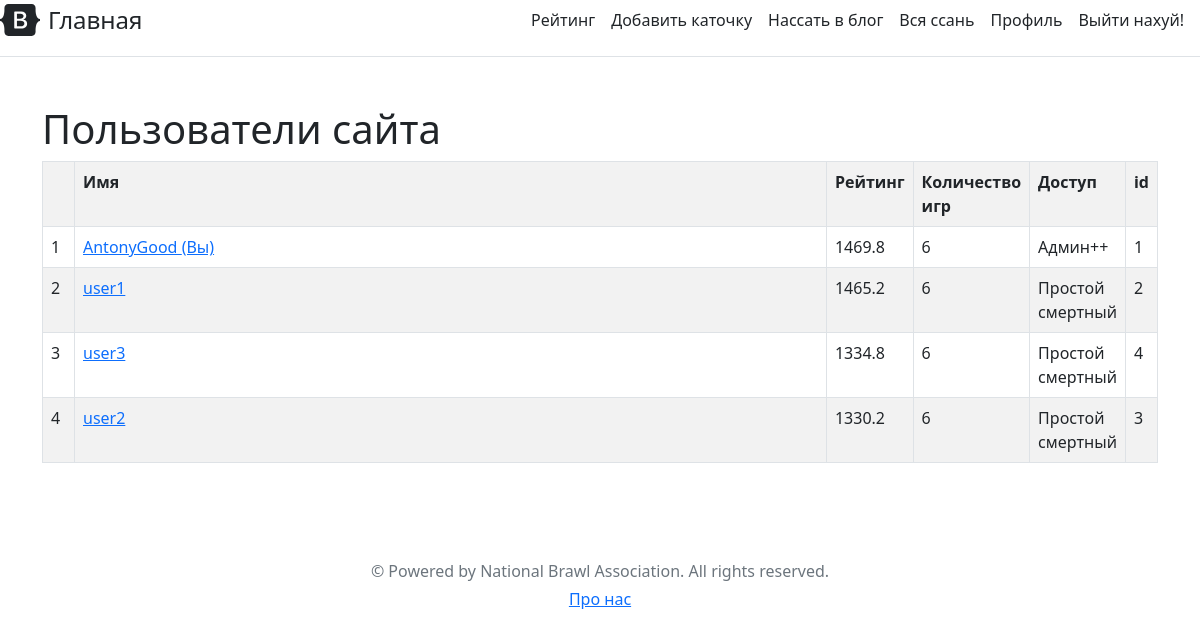
Screenshot of /users (signed in) with the database file from the repository.
### website/models.py (models this page shows, shortened)
class User(db.Model, UserMixin):
    id = db.Column(db.Integer, primary_key=True)
    name = db.Column(db.String(20), nullable=False)
    password = db.Column(db.String, nullable=False)
    date = db.Column(db.DateTime(timezone=True), default=datetime.datetime.utcnow)
    rating = db.Column(db.Float, default=1400.0)
    rating_history = db.relationship('Rating_history')
    posts = db.relationship('Post')
    mode = db.Column(db.Integer, default=3)
    k = db.Column(db.Float, default=40.0)
    numrounds = db.Column(db.Integer, default=0)

### website/usermanager.py (the view)
@usermanager.route('/users')
@login_required
def show_all_users():
    all_users = User.query.order_by(User.rating.desc()).all()
    return render_template('all_users.html', all_users=all_users, user=current_user, sz=len(all_users), xmode=xmode)

### website/templates/all_users.html (shortened to what this page needs)
{% extends 'base.html' %}
{% block body %}
<div class="container mt-5">
    <h1>Пользователи сайта</h1>
    <table class="table table-striped table-bordered">
        <tbody>
        <tr>
        <th style="width:2em;" class="top">&nbsp;</th>
        <th style="text-align:left;" class="top">  Имя  </th>
        <th style="width:2em;" class="top">  Рейтинг  </th>
            <th style="width:2em;" class="top"><span title="Количество участий в каточках">Количество игр</span></th>
             {% if user.mode < 3 %}
            <th style="width:2em;" class="top">  Доступ  </th>
            <th style="width:2em;" class="top">  id  </th>
            {% endif %}
        </tr>
        {% for i in range(0, sz) %}
        <tr>
            <td class="dark">
                {{i + 1}}
            </td>
            <td class="dark">
                <a href="/user/{{all_users[i].id}}/profile">
                    {{all_users[i].name}}
                    {% if user.id == all_users[i].id %}
                    (Вы)
                    {% endif %}
                </a>
            </td>
            <td class="dark">
                {{ all_users[i].rating|round(1) }}
            </td>
            <td class="dark">
                {{all_users[i].numrounds}}
            </td>
                {% if user.mode < 3 %}
                <td class="dark">
                    {{xmode[all_users[i].mode]}}
                </td>
                <td class="dark">
                    {{all_users[i].id}}
                </td>
                {% endif %}
        </tr>
        {% endfor %}
        </tbody>
    </table>
</div>
{% endblock %}

### rows the page displays
User: name "AntonyGood", rating "1469.8", numrounds "6", mode "Админ++", id "1"
User: name "user1", rating "1465.2", numrounds "6", mode "Простой смертный", id "2"
User: name "user3", rating "1334.8", numrounds "6", mode "Простой смертный", id "4"
User: name "user2", rating "1330.2", numrounds "6", mode "Простой смертный", id "3"

### other values shown
{{ i + 1 }} "1" "2" "3" "4"
